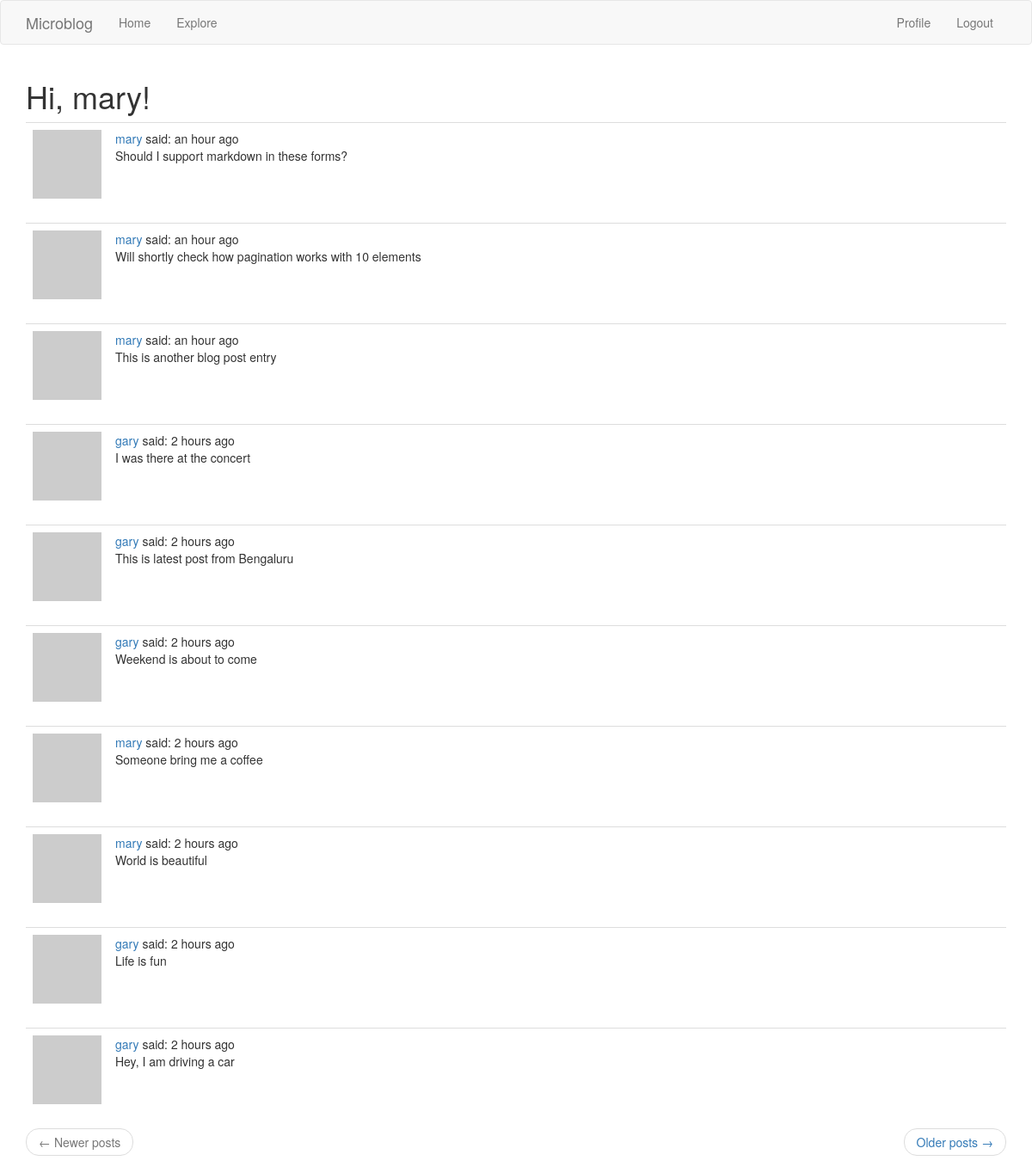
Screenshot of /explore (signed in) with the database file from the repository.
### mblog/models.py (models this page shows, shortened)
class User(UserMixin, db.Model):
    id = db.Column(db.Integer, primary_key=True)
    user_name = db.Column(db.String(64), index=True, unique=True)
    email_id = db.Column(db.String(256), index=True, unique=True)
    password_hash = db.Column(db.String(128))
    posts = db.relationship('Post', backref='author', lazy='dynamic')
    about_me = db.Column(db.String(256))
    last_seen = db.Column(db.DateTime, default=datetime.utcnow)
    followed = db.relationship(
            'User', secondary=followers,
            primaryjoin=(followers.c.follower_id == id),
            secondaryjoin=(followers.c.followed_id == id),
            backref=db.backref('followers', lazy='dynamic'), lazy='dynamic')
    def avatar(self, size):
        digest = md5(self.email_id.lower().encode('utf-8')).hexdigest()
        return 'https://www.gravatar.com/avatar/{}?d=identicon&s={}'.format(
            digest, size)

class Post(db.Model):
    id = db.Column(db.Integer, primary_key=True)
    body = db.Column(db.String(1024))
    timestamp = db.Column(db.DateTime, index=True, default=datetime.utcnow)
    user_id = db.Column(db.Integer, db.ForeignKey('user.id'))

### mblog/routes.py (the view)
@app.route('/explore')
@login_required
def explore():
    page = request.args.get('page', 1, int)
    posts = Post.query.order_by(Post.timestamp.desc()).paginate(page, app.config['POSTS_PER_PAGE'], False)
    next_url = url_for('explore', page=posts.next_num) if posts.has_next else None
    prev_url = url_for('explore', page=posts.prev_num) if posts.has_prev else None
    return render_template('index.html', title='Explore', posts=posts.items,
                            next_url=next_url, prev_url=prev_url)

### mblog/models.py (called while the page is built)
@login.user_loader
def load_user(id):
    return User.query.get(int(id))

### mblog/routes.py (called while the page is built)
@app.before_request
def before_request():
    if current_user.is_authenticated:
        current_user.last_seen = datetime.utcnow()
        db.session.commit()

### mblog/templates/index.html (shortened to what this page needs)
{% extends "base.html" %}
{% import 'bootstrap/wtf.html' as wtf %}
{% block app_content %}
    <h1>Hi, {{ current_user.user_name }}!</h1>
    {% for post in posts %}
        {% include '_post.html' %}
    {% endfor %}
    <nav aria-label="...">
        <ul class="pager">
            <li class="previous{% if not prev_url %} disabled{% endif %}">
                <a href="{{ prev_url or '#' }}">
                    <span aria-hidden="true">&larr;</span> Newer posts
                </a>
            </li>
            <li class="next{% if not next_url %} disabled{% endif %}">
                <a href="{{ next_url or '#' }}">
                    Older posts <span aria-hidden="true">&rarr;</span>
                </a>
            </li>
        </ul>
    </nav>
{% endblock %}

### mblog/templates/_post.html
<table class="table table-hover">
    <tr>
        <td width="70px">
            <a href="{{ url_for('user', username=post.author.user_name) }}">
                <img src="{{ post.author.avatar(70) }}" />
            </a>
        </td>
        <td>
            <a href="{{ url_for('user', username=post.author.user_name) }}">
                {{ post.author.user_name }}
            </a>
            said: {{ moment(post.timestamp).fromNow() }}
            <br>
            {{ post.body }}
        </td>
    </tr>
</table>

### rows the page displays
User: user_name "mary"
Post: author.user_name "mary", timestamp "an hour ago", body "Should I support markdown in these forms?"
Post: author.user_name "mary", timestamp "an hour ago", body "Will shortly check how pagination works with 10 elements"
Post: author.user_name "mary", timestamp "an hour ago", body "This is another blog post entry"
Post: author.user_name "gary", timestamp "2 hours ago", body "I was there at the concert"
Post: author.user_name "gary", timestamp "2 hours ago", body "This is latest post from Bengaluru"
Post: author.user_name "gary", timestamp "2 hours ago", body "Weekend is about to come"
Post: author.user_name "mary", timestamp "2 hours ago", body "Someone bring me a coffee"
Post: author.user_name "mary", timestamp "2 hours ago", body "World is beautiful"
Post: author.user_name "gary", timestamp "2 hours ago", body "Life is fun"
Post: author.user_name "gary", timestamp "2 hours ago", body "Hey, I am driving a car"
